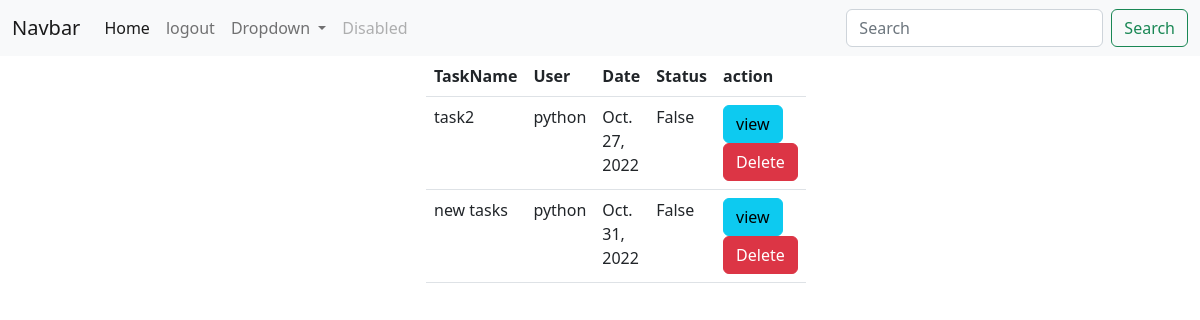
/web/todos/all (signed in), run on the app's committed database.
### API/models.py (models this page shows, shortened)
class Todos(models.Model):
    task_name=models.CharField(max_length=200)
    user=models.ForeignKey(User,on_delete=models.CASCADE)
    status=models.BooleanField(default=False)
    created_date=models.DateField(auto_now_add=True)

### todoweb/views.py (the view)
# urls.py: path("todos/all",views.TodoListView.as_view(),name="todo-list"),
@method_decorator(signin_required,name="dispatch")
class TodoListView(ListView):
    template_name="todo-list.html"
    model=Todos
    context_object_name="todos"
    def get_queryset(self):
        return Todos.objects.filter(user=self.request.user)

### todoweb/views.py (called while the page is built)
def signin_required(fn):
    def wrapper(request,*args,**kw):
        if not request.user.is_authenticated:
            messages.error(request,"you must login first")
            return redirect("signin")
        else:
            return fn(request,*args,**kw)
    return wrapper

### todoweb/templates/todo-list.html
{%extends 'base.html'%}
{%block body_block%}
<div class="container">
    <div class="row">
        <div class="col-4"></div>
        <div class="col-4">
            <table class="table">
                <tr>
                    <th>TaskName</th>
                    <th>User</th>
                    <th>Date</th>
                    <th>Status</th>
                    <th>action</th>
                </tr>
                {%for todo in todos%}
                <tr>
                    <td>{{todo.task_name}}</td>
                    <td>{{todo.user}}</td>
                    <td>{{todo.created_date}}</td>
                    <td>{{todo.status}}</td>
                    <td>
                        <a href="{%url 'todo-detail' todo.id %}" class="btn btn-outline btn-info">view</a>
                        <a href="{%url 'todo-delete' todo.id %}" class="btn btn-outline btn-danger">Delete</a>
                    </td>
                </tr>
                {%endfor%}
            </table>
        </div>
        <div class="col-4"></div>
    </div>
{%endblock%}

### data on the page
Todos: task_name "task2", user "python", created_date "Oct. 27, 2022", status "False"
Todos: task_name "new tasks", user "python", created_date "Oct. 31, 2022", status "False"
